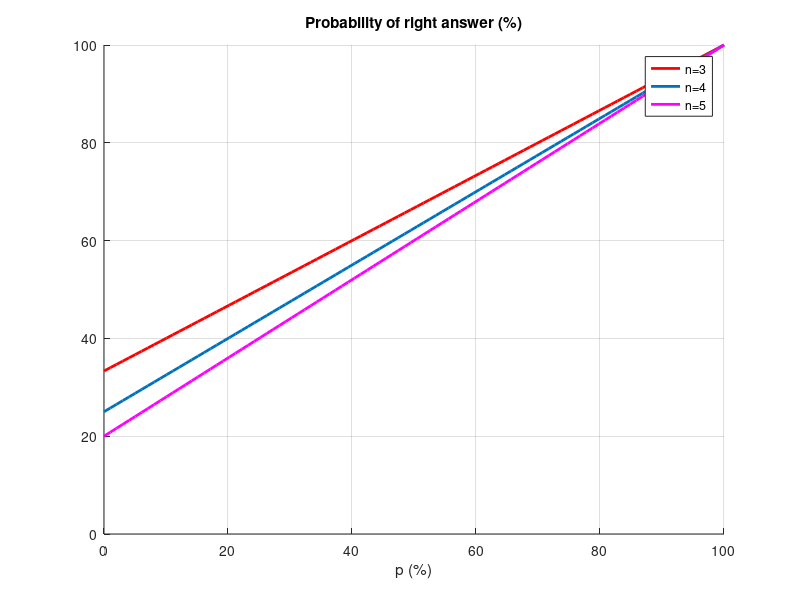
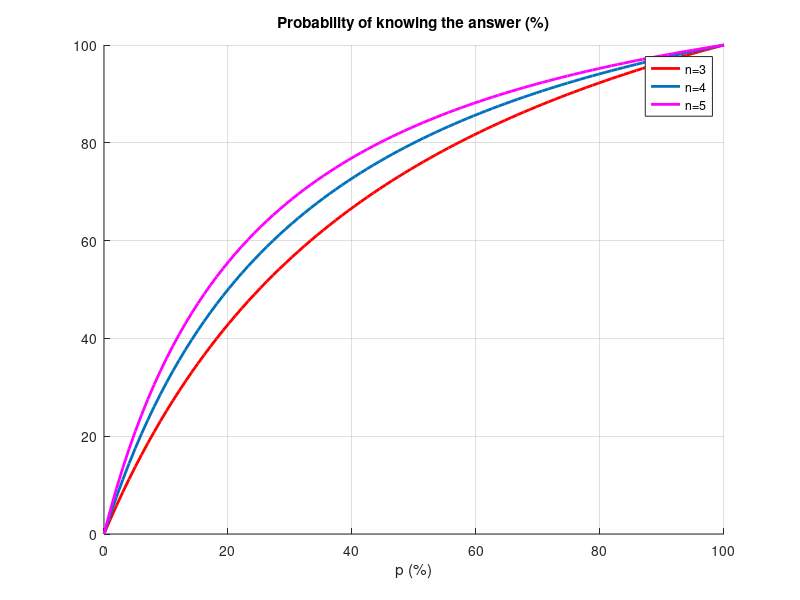

MATLAB code for these plots, in order:
% Ex: 1.a - Calculate P(E)
P = 0.6;
N = 4;

res = P + (1-P)/N;
fprintf("The probability of the student to select the right answer is %2.1f%%\n", res*100);
clear

% Ex: 1.b - Calculate P(F1|E)
P = 0.7;
N = 5;

res = P * N/(1+(N-1)*P);
fprintf("The probability of the student to know the answer when he selects the right answer is %2.1f%%\n", res*100);
clear

% Ex: 1.c - Use P(E)
% x = linspace(0,1); % Create a vector of 10 evenly spaced points in [0,100]
% Fx1 = x + (1-x)/3;
% Fx2 = x + (1-x)/4;
% Fx3 = x + (1-x)/5;
% 
% figure(1)
% plot(x.*100, Fx1.*100, 'r-', x.*100, Fx2.*100, 'm-.', x.*100, Fx3.*100, 'b-', 'LineWidth', 2)
% title("Probability of right answer (%)")
% legend('n=3', 'n=4', 'n=5')
% xlabel("p (%)")
% ylim([0 100]);
% grid on
% clear
% --With for--
x = linspace(0, 1); % Create a vector of 10 evenly spaced points in [0,1]
n_values = [3, 4, 5]; % Values of n
colors = ['r-', 'm-.', 'b-']; % Plot colors

figure(1)
hold on
for i = 1:length(n_values)
    n = n_values(i);
    Fx = x + (1 - x) / n;
    plot(x * 100, Fx * 100, colors(i), 'LineWidth', 2)
end

title("Probability of right answer (%)")
legend('n=3', 'n=4', 'n=5')
xlabel("p (%)")
ylim([0 100]);
grid on
hold off
clear

% Ex: 1.d - Use P(F1|E)
x = linspace(0, 1); % Create a vector of 10 evenly spaced points in [0,1]
n_values = [3, 4, 5]; % Values of n
colors = ['r-', 'm-.', 'b-']; % Plot colors

figure(2)
hold on
for i = 1:length(n_values)
    n = n_values(i);
    Fx = x * n./(1+(n-1)*x); % Attention to the division by integer (not creating a matrix, but a scalar)
    plot(x * 100, Fx * 100, colors(i), 'LineWidth', 2)
end

title("Probability of knowing the answer (%)")
legend('n=3', 'n=4', 'n=5')
xlabel("p (%)")
grid on
hold off
clear
